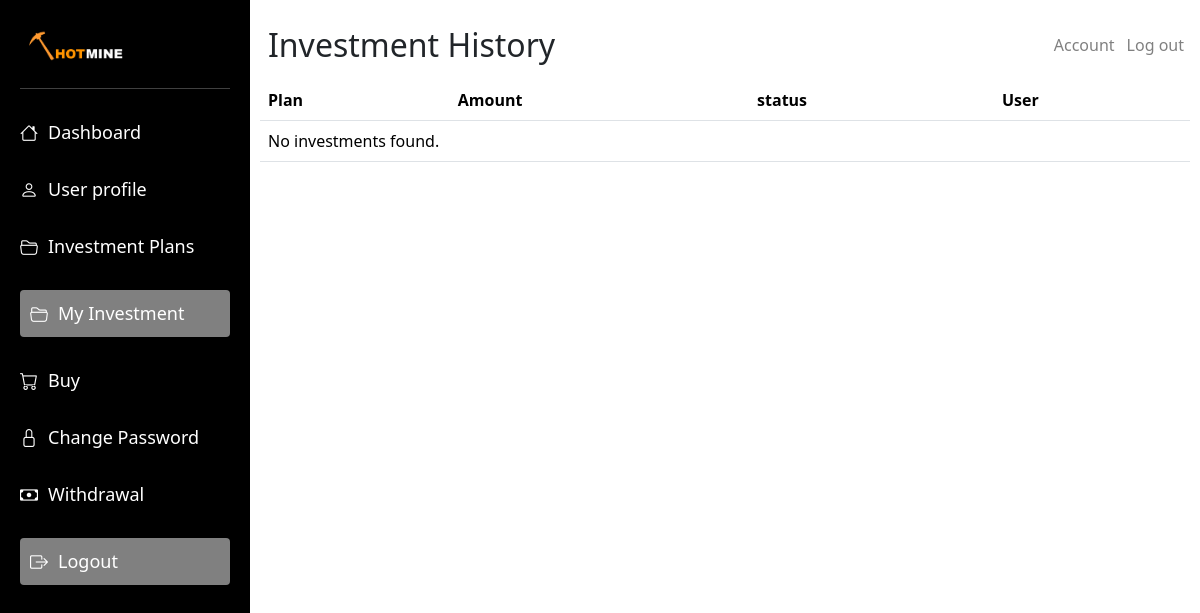
Page /my-investments/ (signed in) on the earlier database version.
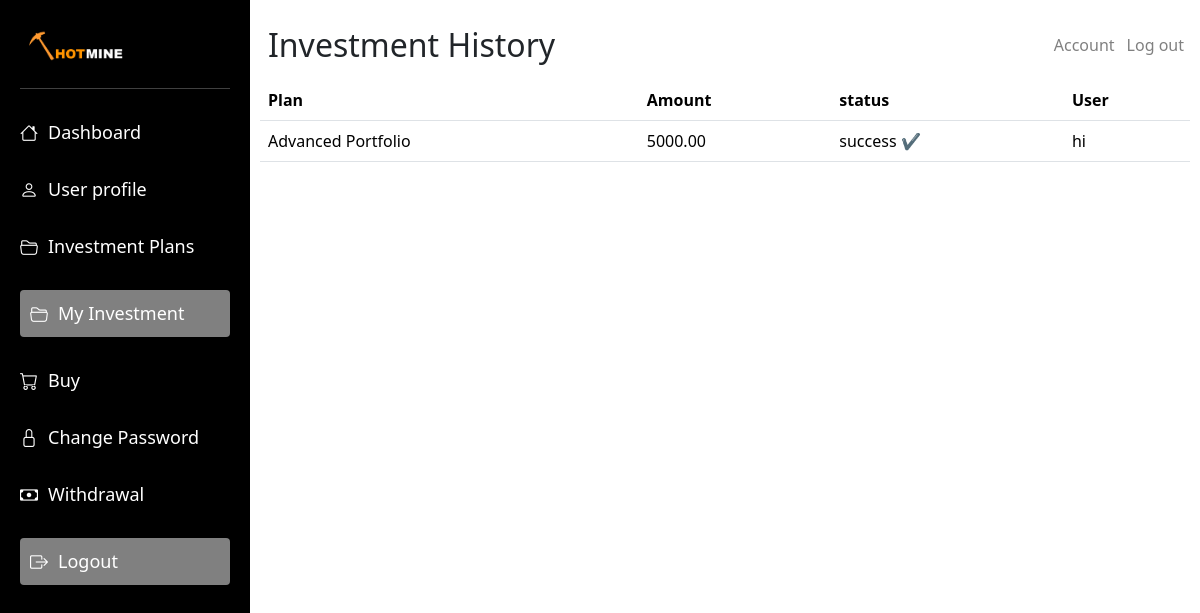
Same page on the later database version.
### hotmine/models.py (models this page shows, shortened)
class Investment(models.Model):
    STATUS_CHOICES = [
        ("PENDING", "Pending"),
        ("ACTIVE", "Active"),
        ("COMPLETED", "Completed"),
        ("CANCELLED", "Cancelled"),
    ]
    user = models.ForeignKey(User, on_delete=models.CASCADE, null=True, blank=True)
    investment_plan = models.ForeignKey(
        InvestmentPlan, on_delete=models.CASCADE, null=True, blank=True
    )
    amount = models.DecimalField(max_digits=12, decimal_places=2, null=True, blank=True)
    wallet_address_used = models.CharField(
        max_length=255,
        help_text="Wallet address that was used for this investment",
        null=True,
        blank=True,
    )
    status = models.CharField(
        max_length=10,
        choices=STATUS_CHOICES,
        default="PENDING",
        null=True,
        blank=True,
    )
    date_invested = models.DateTimeField(auto_now_add=True)
    date_completed = models.DateTimeField(null=True, blank=True)
    total_earnings = models.DecimalField(
        max_digits=12, decimal_places=2, default=0, null=True, blank=True
    )
    plan = models.CharField(max_length=100, blank=True, null=True)
    wallet_address = models.CharField(max_length=255, blank=True, null=True)
    class Meta:
        ordering = ["-date_invested"]
        verbose_name = "Investment"
        verbose_name_plural = "Investments"

### hotmine/views.py (the view)
# urls.py: path("my-investments/", views.investment_record, name="my_investments"),
@login_required
def investment_record(request):
    user = request.user
    investments_list = Investment.objects.filter(user=user).order_by("-date_invested")
    paginator = Paginator(investments_list, 10)  # Show 10 investments per page
    page_number = request.GET.get("page")
    investments = paginator.get_page(page_number)
    total_invested = sum(inv.amount for inv in investments_list)
    total_earnings = sum(inv.total_earnings for inv in investments_list)
    active_count = investments_list.filter(status="ACTIVE").count()
    completed_count = investments_list.filter(status="COMPLETED").count()
    context = {
        "investments": investments,
        "total_invested": total_invested,
        "total_earnings": total_earnings,
        "active_count": active_count,
        "completed_count": completed_count,
    }
    return render(request, "hotmine/myinvestment.html", context)

### hotmine/templates/hotmine/myinvestment.html (shortened to what this page needs)
{% load static %}
<!DOCTYPE html>
<html lang="en">
<head>
    <link rel="stylesheet" href="{% static 'hotmine/dashboard.css' %}" />
    <link rel="stylesheet" href="{% static 'hotmine/bootstrap-icons/bootstrap-icons.css' %}">
    <link rel="stylesheet" href="{% static 'hotmine/bootstrap.css' %}">
</head>
<body>
    <div class="container-fluid">
        <div class="sidebar" id="sidebar">
            <img class="logo" src="{% static 'hotmine/images/miney.jpg' %}" alt="Hotmine Logo">
            <hr>
            <ul class="nav-links">
                <li><a href="/dashboard"><i class="bi bi-house"></i> Dashboard</a></li>
                <li><a href="/profile"><i class="bi bi-person"></i> User profile</a></li>
                <li><a href="/packages"><i class="bi bi-folder2-open"></i> Investment Plans</a></li>
                <li class="active"><a href="/my-investments"><i class="bi bi-folder2-open"></i> My Investment</a></li>
                <li><a href="/buy"><i class="bi bi-cart"></i> Buy</a></li>
                <li><a href="/updatepassword"><i class="bi bi-lock"></i> Change Password</a></li>
                <li><a href="/withdraw"><i class="bi bi-cash"></i> Withdrawal</a></li>
                <li class="active"><a href="/logout"><i class="bi bi-box-arrow-right"></i> Logout</a></li>
            </ul>
        </div>
        <div class="tradingview-widget-container" id="mainContent">
            <div class="navbar d-flex justify-content-between align-items-center">
                <div class="d-flex align-items-center">
                    <h2 class="m-2">Investment History</h2>
                </div>
                <div class="d-flex align-items-center dashaccount">
                    <span class="dashaccount"><a href="/profile">Account</a></span>
                    <span class="dashaccount"><a href="/logout">Log out</a></span>
                </div>
            </div>
            <table class="table">
                <thead>
                    <tr>
                        <th>Plan</th>
                        <th>Amount</th>
                        <th>status</th>
                        <th>User</th>
                    </tr>
                </thead>
                <tbody>
                    {% for investment in investments %}
                    <tr>
                        <td>{{ investment.plan }}</td>
                        <td>{{ investment.amount }}</td>
                        <td>success ✔️</td>
                        <td>{{ investment.user }}</td>
                    </tr>
                    {% empty %}
                    <tr>
                        <td colspan="4">No investments found.</td>
                    </tr>
                    {% endfor %}
                </tbody>
            </table>
        </div>
    </div>
</body>
</html>

### hotmine/static/hotmine/dashboard.css (style rules this page uses)
* { -ms-overflow-style: none; scrollbar-width: none; }
body { margin: 0; font-family: 'Segoe UI', sans-serif; -ms-overflow-style: none; scrollbar-width: none; }
.container-fluid { display: flex; height: auto; width: 100%; padding: 0 !important; overflow-x: auto; overflow-y: hidden; -ms-overflow-style: none; scrollbar-width: none; }
.sidebar { width: 250px; background-color: #000; color: #fff; padding: 20px; box-sizing: border-box; position: fixed; height: 100%; overflow-y: scroll; left: 0; top: 0; transition: transform 0.3s ease; z-index: 1000; }
.logo { width: 200px !important; }
.nav-links { list-style: none; padding: 0; }
.nav-links li { margin: 30px 0; }
.nav-links a { text-decoration: none; color: white; font-size: 18px; display: flex; align-items: center; transition: color 0.3s ease; }
.nav-links i { margin-right: 10px; transition: transform 0.3s ease, color 0.3s ease; }
.tradingview-widget-container { flex: 1; margin-left: 250px; transition: margin-left 0.3s ease; padding: 10px; }
.active { background: gray; color: white; padding: 10px; border-radius: 4px; }
.navbar { position: sticky !important; top: 0px; z-index: 100; background: white; width: 100%; }
.navbar a { text-decoration: none; color: gray; margin: 6px; }
.dashaccount { display: flex !important; }

Differences in the rows shown:
added Investment: plan "Advanced Portfolio", amount "5000.00", user "hi"
Other differences:
text no longer shown: "No investments found."
